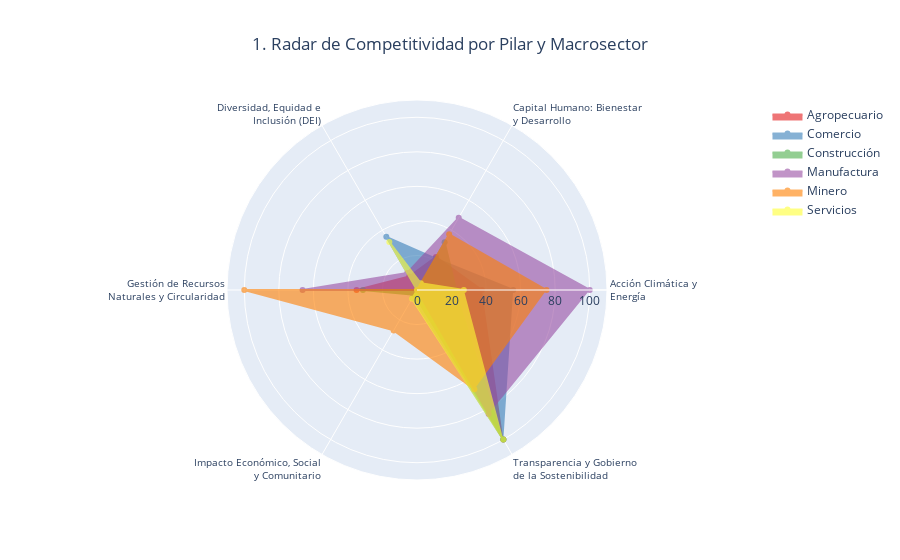

Notebook code cell kept with this figure:
### Markdown cell above
## 1. Radar de Competitividad por Pilar y Macrosector

### Code cell
# Encadenar las operaciones de pandas para simplificar el proceso:
# 1. Agrupar por Macrosector y Nombre Pilar, calculando la media.
radar_final_df = (
    raw_data.groupby(['Macrosector', 'Nombre Pilar'])['valoracionPonderada']
    .mean()
    .reset_index()
    .pivot_table(
        index='Nombre Pilar',
        columns='Macrosector',
        values='valoracionPonderada'
    )
    .fillna(0)
    .reset_index()
    .rename(columns={'Nombre Pilar': 'category'})
)

categories = radar_final_df['category'].tolist()
macrosectores = radar_final_df.drop(columns='category').columns.tolist()

# Normalize the values for better visualization up to 100
radar_final_df[macrosectores] = radar_final_df[macrosectores].apply(
    lambda x: (x - x.min()) / (x.max() - x.min()) * 100
)   

# Wrap category labels
wrapped_categories = [wrap_text(cat) for cat in categories]

fig = go.Figure()

# Create color palette for different macrosectors
colors = px.colors.qualitative.Set1[:len(macrosectores)]

for i, macrosector in enumerate(macrosectores):
    values = radar_final_df[macrosector].values
    fig.add_trace(go.Scatterpolar(
        r=values,
        theta=wrapped_categories,  # Use wrapped categories
        fill='toself',
        name=macrosector,
        line=dict(color=colors[i % len(colors)]),
        fillcolor=colors[i % len(colors)],
        opacity=0.6
    ))

fig.update_layout(
    polar=dict(
        radialaxis=dict(
            visible=True,
            range=[0, max(radar_final_df.drop(columns='category').max()) * 1.1],  # Dynamic range
            tickmode='linear',
            tick0=0,
            dtick=20
        ),
        angularaxis=dict(
            tickmode='array',
            tickvals=list(range(len(categories))),
            ticktext=wrapped_categories,  # Use wrapped categories
            tickfont=dict(size=10),  # Smaller font for wrapped text
            rotation=0  # Keep labels horizontal for better readability
        )
    ),
    showlegend=True,
    title={
        'text': '1. Radar de Competitividad por Pilar y Macrosector',
        'x': 0.5,
        'xanchor': 'center'
    }
)
fig.show()
save_chart_as_html(fig, '01_radar_macroeconomic.html')
# save as image
fig.write_image("img/01_radar_macroeconomic.png", width=1000, height=800, scale=2)

### Figure 1 — Plotly figure (JSON) as saved in the notebook; plotly's stock layout.template omitted (floating-point values rounded to 4 significant figures)
{"data": [{"fill": "toself", "fillcolor": "rgb(228,26,28)", "line": {"color": "rgb(228,26,28)"}, "name": "Agropecuario", "opacity": 0.6, "r": [37.6, 22.0, 9.0, 35.0, 0.0, 100.0], "theta": ["Acción Climática y<br>Energía", "Capital Humano: Bienestar<br>y Desarrollo", "Diversidad, Equidad e<br>Inclusión (DEI)", "Gestión de Recursos<br>Naturales y Circularidad", "Impacto Económico, Social<br>y Comunitario", "Transparencia y Gobierno<br>de la Sostenibilidad"], "type": "scatterpolar"}, {"fill": "toself", "fillcolor": "rgb(55,126,184)", "line": {"color": "rgb(55,126,184)"}, "name": "Comercio", "opacity": 0.6, "r": [55.68, 21.04, 35.52, 0.0, 5.391, 100.0], "theta": ["Acción Climática y<br>Energía", "Capital Humano: Bienestar<br>y Desarrollo", "Diversidad, Equidad e<br>Inclusión (DEI)", "Gestión de Recursos<br>Naturales y Circularidad", "Impacto Económico, Social<br>y Comunitario", "Transparencia y Gobierno<br>de la Sostenibilidad"], "type": "scatterpolar"}, {"fill": "toself", "fillcolor": "rgb(77,175,74)", "line": {"color": "rgb(77,175,74)"}, "name": "Construcción", "opacity": 0.6, "r": [22.61, 31.97, 0.0, 31.3, 3.127, 100.0], "theta": ["Acción Climática y<br>Energía", "Capital Humano: Bienestar<br>y Desarrollo", "Diversidad, Equidad e<br>Inclusión (DEI)", "Gestión de Recursos<br>Naturales y Circularidad", "Impacto Económico, Social<br>y Comunitario", "Transparencia y Gobierno<br>de la Sostenibilidad"], "type": "scatterpolar"}, {"fill": "toself", "fillcolor": "rgb(152,78,163)", "line": {"color": "rgb(152,78,163)"}, "name": "Manufactura", "opacity": 0.6, "r": [100.0, 48.29, 11.34, 66.27, 0.0, 82.97], "theta": ["Acción Climática y<br>Energía", "Capital Humano: Bienestar<br>y Desarrollo", "Diversidad, Equidad e<br>Inclusión (DEI)", "Gestión de Recursos<br>Naturales y Circularidad", "Impacto Económico, Social<br>y Comunitario", "Transparencia y Gobierno<br>de la Sostenibilidad"], "type": "scatterpolar"}, {"fill": "toself", "fillcolor": "rgb(255,127,0)", "line": {"color": "rgb(255,127,0)"}, "name": "Minero", "opacity": 0.6, "r": [74.97, 37.25, 0.0, 100.0, 27.0, 66.38], "theta": ["Acción Climática y<br>Energía", "Capital Humano: Bienestar<br>y Desarrollo", "Diversidad, Equidad e<br>Inclusión (DEI)", "Gestión de Recursos<br>Naturales y Circularidad", "Impacto Económico, Social<br>y Comunitario", "Transparencia y Gobierno<br>de la Sostenibilidad"], "type": "scatterpolar"}, {"fill": "toself", "fillcolor": "rgb(255,255,51)", "line": {"color": "rgb(255,255,51)"}, "name": "Servicios", "opacity": 0.6, "r": [27.12, 4.451, 32.03, 0.0, 5.759, 100.0], "theta": ["Acción Climática y<br>Energía", "Capital Humano: Bienestar<br>y Desarrollo", "Diversidad, Equidad e<br>Inclusión (DEI)", "Gestión de Recursos<br>Naturales y Circularidad", "Impacto Económico, Social<br>y Comunitario", "Transparencia y Gobierno<br>de la Sostenibilidad"], "type": "scatterpolar"}], "layout": {"polar": {"angularaxis": {"rotation": 0, "tickfont": {"size": 10}, "tickmode": "array", "ticktext": ["Acción Climática y<br>Energía", "Capital Humano: Bienestar<br>y Desarrollo", "Diversidad, Equidad e<br>Inclusión (DEI)", "Gestión de Recursos<br>Naturales y Circularidad", "Impacto Económico, Social<br>y Comunitario", "Transparencia y Gobierno<br>de la Sostenibilidad"], "tickvals": [0, 1, 2, 3, 4, 5]}, "radialaxis": {"dtick": 20, "range": [0, 110.0], "tick0": 0, "tickmode": "linear", "visible": true}}, "showlegend": true, "title": {"text": "1. Radar de Competitividad por Pilar y Macrosector", "x": 0.5, "xanchor": "center"}}}
